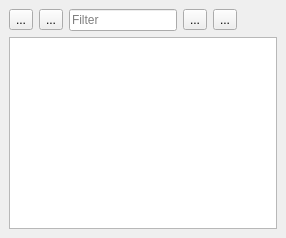
  <widget class="QDockWidget" name="dockWidgetMessages">
   <property name="floating">
    <bool>false</bool>
   </property>
   <property name="windowTitle">
    <string>Pattern messages</string>
   </property>
   <attribute name="dockWidgetArea">
    <number>8</number>
   </attribute>
   <widget class="QWidget" name="dockWidgetContents_4">
    <layout class="QVBoxLayout" name="verticalLayout_2">
     <item>
      <layout class="QHBoxLayout" name="horizontalLayout_2">
       <item>
        <widget class="QToolButton" name="toolButtonClearMessages">
         <property name="toolTip">
          <string>Clear all messages</string>
         </property>
         <property name="text">
          <string notr="true">...</string>
         </property>
         <property name="icon">
          <iconset resource="../../libs/vmisc/share/resources/icon.qrc">
           <normaloff>:/icon/16x16/broom@2x.png</normaloff>:/icon/16x16/broom@2x.png</iconset>
         </property>
        </widget>
       </item>
       <item>
        <widget class="QToolButton" name="toolButtonAutoRefresh">
         <property name="toolTip">
          <string>Auto refresh the list with each parse</string>
         </property>
         <property name="text">
          <string notr="true">...</string>
         </property>
         <property name="icon">
          <iconset theme="view-refresh">
           <normaloff>.</normaloff>.</iconset>
         </property>
         <property name="checkable">
          <bool>true</bool>
         </property>
         <property name="checked">
          <bool>false</bool>
         </property>
        </widget>
       </item>
       <item>
        <widget class="VLineEdit" name="lineEditMessagesFilter">
         <property name="sizePolicy">
          <sizepolicy hsizetype="MinimumExpanding" vsizetype="Fixed">
           <horstretch>0</horstretch>
           <verstretch>0</verstretch>
          </sizepolicy>
         </property>
         <property name="minimumSize">
          <size>
           <width>1</width>
           <height>0</height>
          </size>
         </property>
         <property name="placeholderText">
          <string>Filter</string>
         </property>
         <property name="clearButtonEnabled">
          <bool>true</bool>
         </property>
        </widget>
       </item>
       <item>
        <widget class="QToolButton" name="toolButtonMessagesZoomInFont">
         <property name="toolTip">
          <string>Zoom in</string>
         </property>
         <property name="text">
          <string notr="true">...</string>
         </property>
         <property name="icon">
          <iconset theme="zoom-in">
           <normaloff>.</normaloff>.</iconset>
         </property>
        </widget>
       </item>
       <item>
        <widget class="QToolButton" name="toolButtonMessagesZoomOutFont">
         <property name="toolTip">
          <string>Zoom out</string>
         </property>
         <property name="text">
          <string notr="true">...</string>
         </property>
         <property name="icon">
          <iconset theme="zoom-out">
           <normaloff>.</normaloff>.</iconset>
         </property>
        </widget>
       </item>
       <item>
        <spacer name="horizontalSpacer">
         <property name="orientation">
          <enum>Qt::Horizontal</enum>
         </property>
         <property name="sizeType">
          <enum>QSizePolicy::Expanding</enum>
         </property>
         <property name="sizeHint" stdset="0">
          <size>
           <width>40</width>
           <height>20</height>
          </size>
         </property>
        </spacer>
       </item>
      </layout>
     </item>
     <item>
      <widget class="VPlainTextEdit" name="plainTextEditPatternMessages">
       <property name="readOnly">
        <bool>true</bool>
       </property>
       <property name="maximumBlockCount">
        <number>500</number>
       </property>
      </widget>
     </item>
    </layout>
   </widget>
  </widget>
